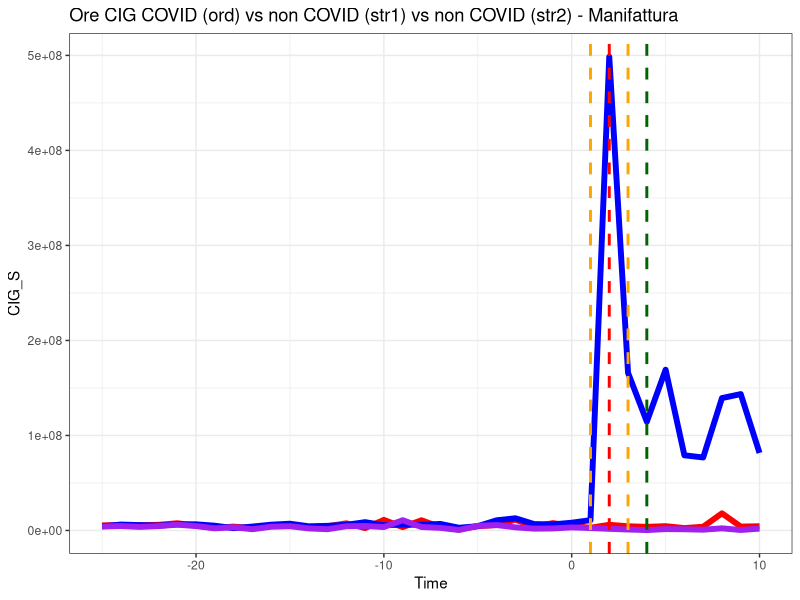
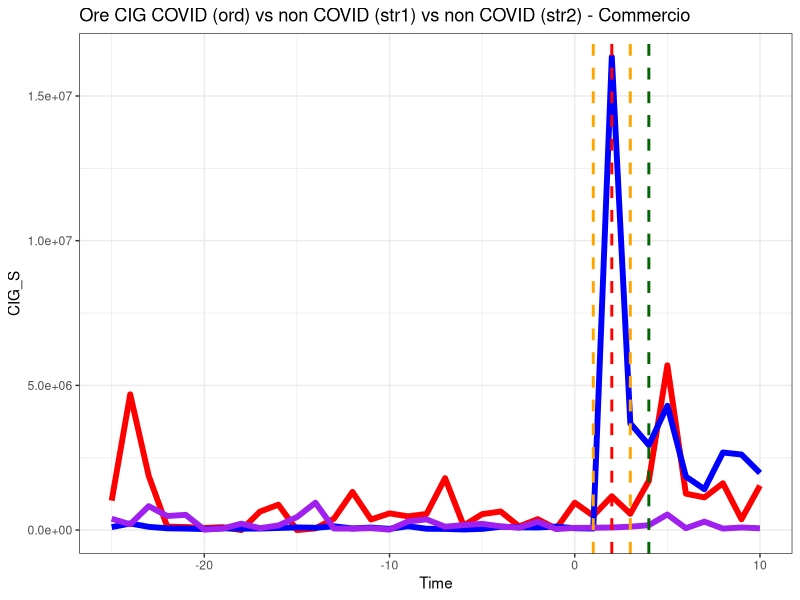
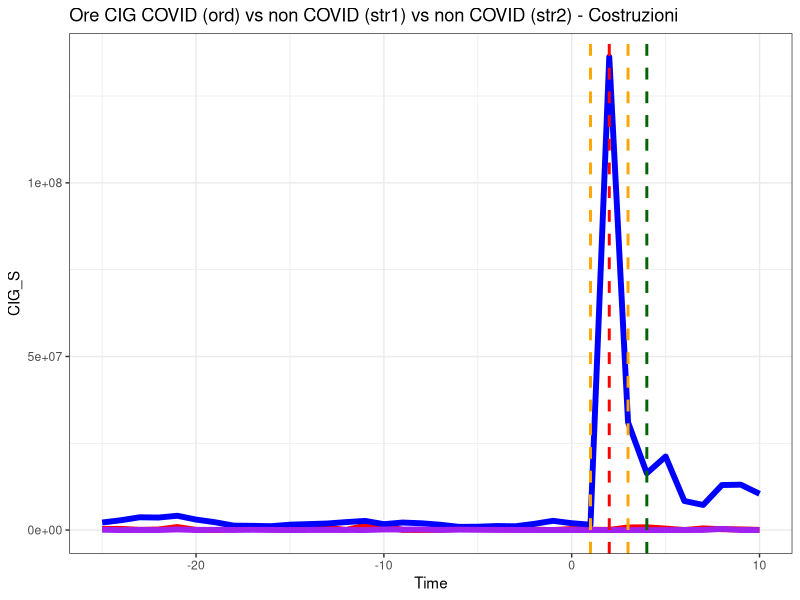
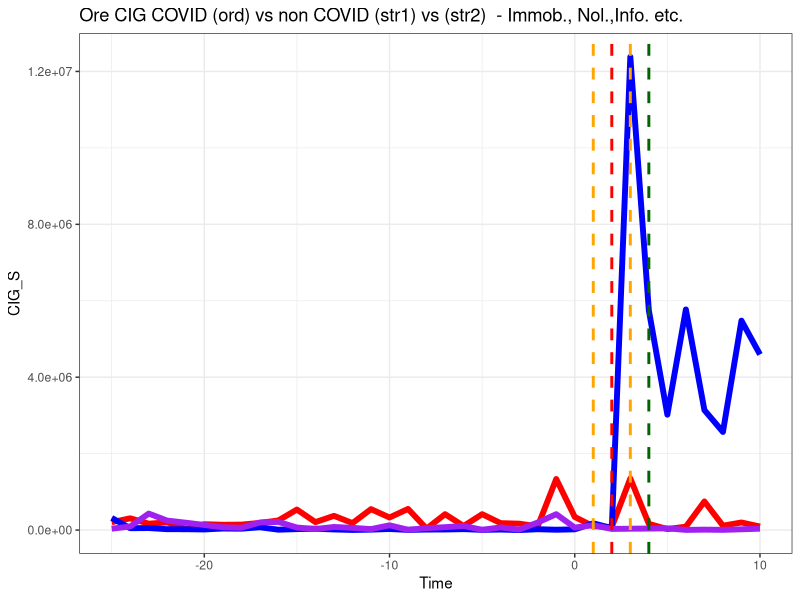
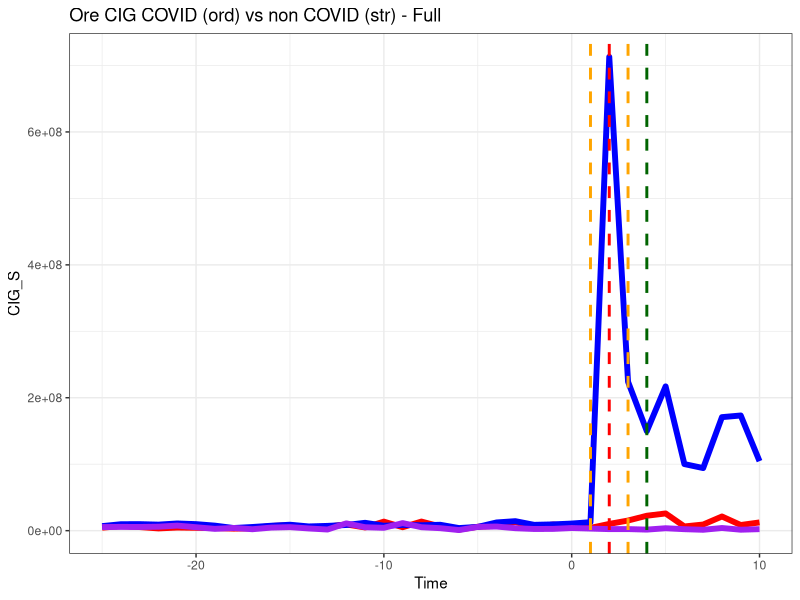
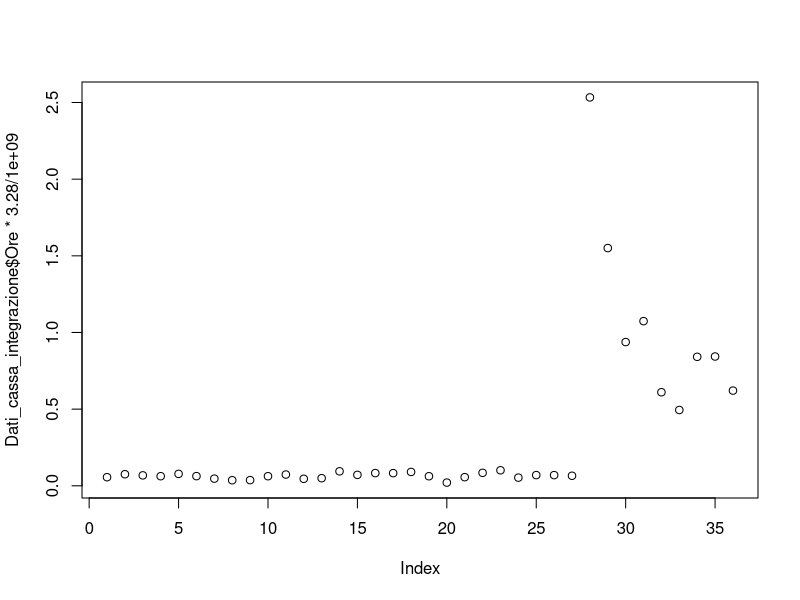

Recreate these plots in R, in order.
library(readxl)
library(ggplot2)

Dati_cassa_integrazione <- read_excel("Dati_cassa_integrazione.xlsx")
Dati_cassa_integrazione_Manifattura <- read_excel("Cassa_integrazione_Ordered.xlsx",sheet = "Manifattura")
Dati_cassa_integrazione_Manifattura <- read_excel("Cassa_integrazione_Ordered.xlsx",sheet = "Manifattura")

ggplot(data=Dati_cassa_integrazione_Manifattura ,aes(x=Time,y=CIG_S))+geom_line(size=2,color = "red")+
geom_line(size=2,color = "blue",aes(x=Time,y=CIG_O))+
  geom_line(size=2,color = "purple",aes(x=Time,y=CIG_SL))+
  geom_vline(xintercept = 1, linetype="dashed", color = "orange", size=1)+ 
  geom_vline(xintercept = 2, linetype="dashed", color = "red", size=1)+
  geom_vline(xintercept = 3, linetype="dashed", color = "orange", size=1)+ 
  geom_vline(xintercept = 4, linetype="dashed", color = "darkgreen", size=1)+
ggtitle("Ore CIG COVID (ord) vs non COVID (str1) vs non COVID (str2) - Manifattura")+
theme_bw() 



Dati_cassa_integrazione_Commercio <- read_excel("Cassa_integrazione_Ordered.xlsx",sheet = "Commercio")


ggplot(data=Dati_cassa_integrazione_Commercio  ,aes(x=Time,y=CIG_S))+geom_line(size=2,color = "red")+
  geom_line(size=2,color = "blue",aes(x=Time,y=CIG_O))+
  geom_line(size=2,color = "purple",aes(x=Time,y=CIG_SL))+
  geom_vline(xintercept = 1, linetype="dashed", color = "orange", size=1)+ 
  geom_vline(xintercept = 2, linetype="dashed", color = "red", size=1)+
  geom_vline(xintercept = 3, linetype="dashed", color = "orange", size=1)+ 
  geom_vline(xintercept = 4, linetype="dashed", color = "darkgreen", size=1)+
  ggtitle("Ore CIG COVID (ord) vs non COVID (str1) vs non COVID (str2) - Commercio")+
  theme_bw() 


Dati_cassa_integrazione_Costruzioni<- read_excel("Cassa_integrazione_Ordered.xlsx", sheet = "Costruzioni")


ggplot(data=Dati_cassa_integrazione_Costruzioni   ,aes(x=Time,y=CIG_S))+geom_line(size=2,color = "red")+
  geom_line(size=2,color = "blue",aes(x=Time,y=CIG_O))+
  geom_line(size=2,color = "purple",aes(x=Time,y=CIG_SL))+
  geom_vline(xintercept = 1, linetype="dashed", color = "orange", size=1)+ 
  geom_vline(xintercept = 2, linetype="dashed", color = "red", size=1)+
  geom_vline(xintercept = 3, linetype="dashed", color = "orange", size=1)+ 
  geom_vline(xintercept = 4, linetype="dashed", color = "darkgreen", size=1)+
  ggtitle("Ore CIG COVID (ord) vs non COVID (str1) vs non COVID (str2) - Costruzioni ")+
  theme_bw() 


Dati_cassa_integrazione_Immobiliare<- read_excel("Cassa_integrazione_Ordered.xlsx", sheet = "Immobiliare")

ggplot(data=Dati_cassa_integrazione_Immobiliare   ,aes(x=Time,y=CIG_S))+geom_line(size=2,color = "red")+
  geom_line(size=2,color = "blue",aes(x=Time,y=CIG_O))+
  geom_line(size=2,color = "purple",aes(x=Time,y=CIG_SL))+
  geom_vline(xintercept = 1, linetype="dashed", color = "orange", size=1)+ 
  geom_vline(xintercept = 2, linetype="dashed", color = "red", size=1)+
  geom_vline(xintercept = 3, linetype="dashed", color = "orange", size=1)+ 
  geom_vline(xintercept = 4, linetype="dashed", color = "darkgreen", size=1)+
  ggtitle("Ore CIG COVID (ord) vs non COVID (str1) vs (str2)  - Immob., Nol.,Info. etc. ")+
  theme_bw() 


Dati_cassa_integrazione_Full<- read_excel("Cassa_integrazione_Ordered.xlsx", sheet = "Full")

ggplot(data=Dati_cassa_integrazione_Full  ,aes(x=Time,y=CIG_S))+geom_line(size=2,color = "red")+
  geom_line(size=2,color = "blue",aes(x=Time,y=CIG_O))+
  geom_line(size=2,color = "purple",aes(x=Time,y=CIG_SL))+
  geom_vline(xintercept = 1, linetype="dashed", color = "orange", size=1)+ 
  geom_vline(xintercept = 2, linetype="dashed", color = "red", size=1)+
  geom_vline(xintercept = 3, linetype="dashed", color = "orange", size=1)+ 
  geom_vline(xintercept = 4, linetype="dashed", color = "darkgreen", size=1)+
  ggtitle("Ore CIG COVID (ord) vs non COVID (str) - Full ")+
  theme_bw() 


reg<-lm(Ore *3.28 /1000000000 ~ Time+ T1+T2+T3,data=Dati_cassa_integrazione)
summary(reg)

plot(Dati_cassa_integrazione$Ore*3.28 /1000000000 )